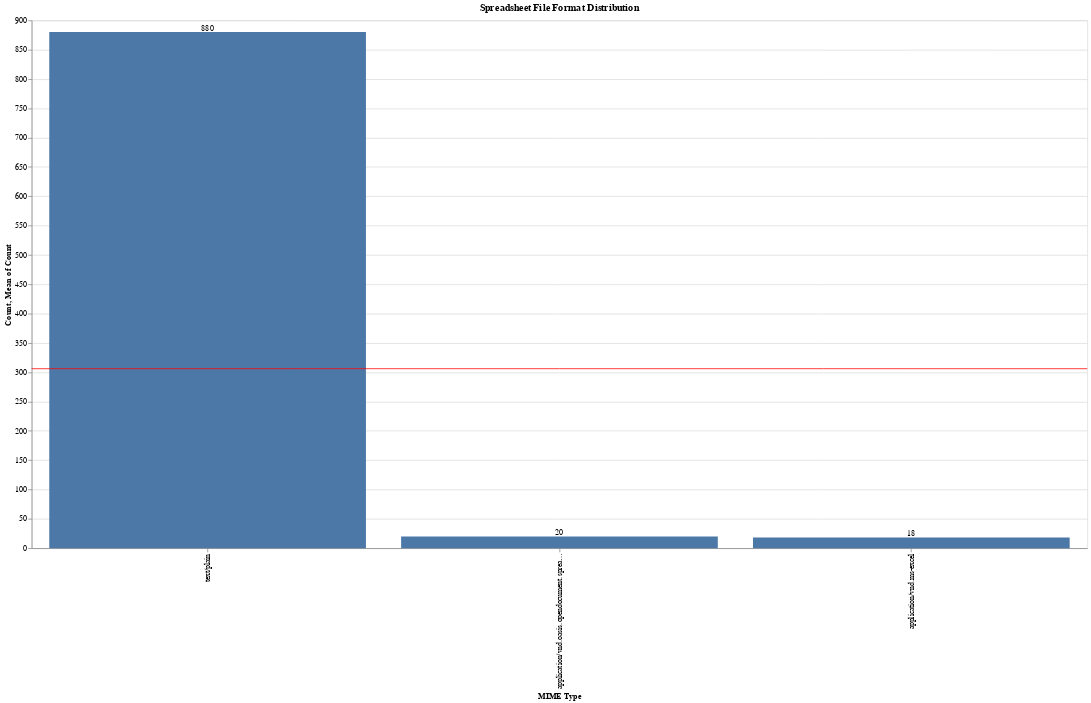

The code cell stored with this chart in its notebook:
### Markdown cell above
### How about a file format distribution?

What _kind_ of Spreadsheet files are present? We can discover this by checking their "media type", or [MIME type](https://en.wikipedia.org/wiki/Media_type).

### Code cell
spreadsheet_mime_types = (
    spreadsheet["mime_type_tika"]
    .value_counts()
    .head(5)
    .rename_axis("MIME Type")
    .reset_index(name="Count")
)

spreadsheet_mimes_bar = (
    alt.Chart(spreadsheet_mime_types)
    .mark_bar()
    .encode(x=alt.X("MIME Type:O", sort="-y"), y=alt.Y("Count:Q"))
)

spreadsheet_mime_rule = (
    alt.Chart(spreadsheet_mime_types).mark_rule(color="red").encode(y="mean(Count):Q")
)

spreadsheet_mime_text = spreadsheet_mimes_bar.mark_text(align="center", baseline="bottom").encode(
    text="Count:Q"
)

(spreadsheet_mimes_bar + spreadsheet_mime_rule + spreadsheet_mime_text).properties(
    width=1400, height=700, title="Spreadsheet File Format Distribution"
)

### Figure 1 — Vega-Lite specification as saved in the notebook (floating-point values rounded to 4 significant figures)
{"config": {"view": {"continuousWidth": 400, "continuousHeight": 300}}, "layer": [{"mark": "bar", "encoding": {"x": {"field": "MIME Type", "sort": "-y", "type": "ordinal"}, "y": {"field": "Count", "type": "quantitative"}}}, {"mark": {"type": "rule", "color": "red"}, "encoding": {"y": {"aggregate": "mean", "field": "Count", "type": "quantitative"}}}, {"mark": {"type": "text", "align": "center", "baseline": "bottom"}, "encoding": {"text": {"field": "Count", "type": "quantitative"}, "x": {"field": "MIME Type", "sort": "-y", "type": "ordinal"}, "y": {"field": "Count", "type": "quantitative"}}}], "data": {"name": "data-0b497146b47bd937a0f95700ff402fc5"}, "height": 700, "title": "Spreadsheet File Format Distribution", "width": 1400, "$schema": "https://vega.github.io/schema/vega-lite/v4.17.0.json", "datasets": {"data-0b497146b47bd937a0f95700ff402fc5": [{"MIME Type": "text/plain", "Count": 880}, {"MIME Type": "application/vnd.oasis.opendocument.spreadsheet", "Count": 20}, {"MIME Type": "application/vnd.ms-excel", "Count": 18}]}}
